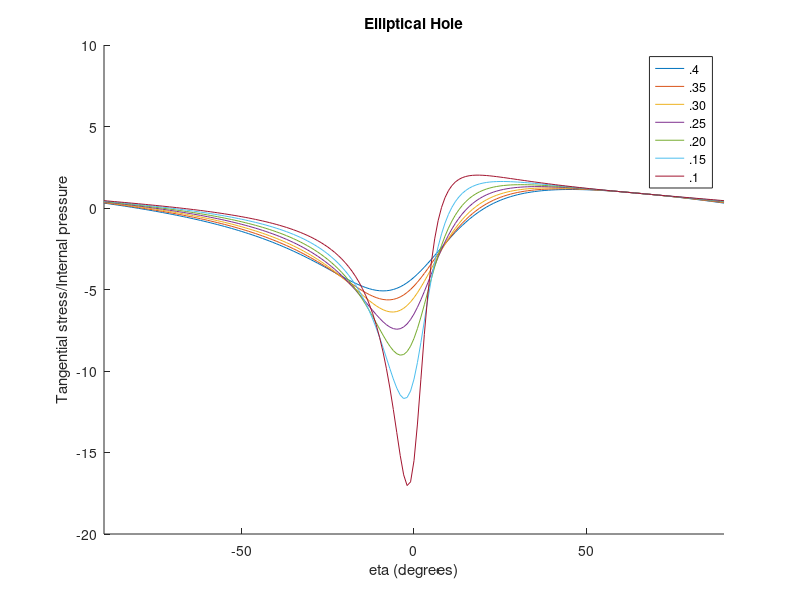

Write MATLAB code to recreate this figure.
% calculate and plot normal stress acting tangential
% to boundary of elliptical hole 
clear all, clf reset; % clear memory and figures
s1 = 0; s3 = -1; p = 0; % remote stress and internal pressure
a = 1; %b = .25; % semi-major and -minor axial lengths
ETD=-90:1:90; ETR=ETD*pi/180;   % angle eta
%amb = a^2 - b^2;
hold on; axis([-90 90 -20 10]); 
xlabel('eta (degrees)'), title('Elliptical Hole');
ylabel('Tangential stress/Internal pressure');
%C=['b' 'g' 'r' 'c' 'm' 'y' 'k'];
be = 60;
for k = .4:-.05:.1
    b = k;
    amb = a^2 - b^2;
    display(amb);
    ber = be*pi/180; % angle beta
    c2b = cos(2*ber); C2E = cos(2*ETR);
    DEN = (a^2 + b^2) - amb*C2E;
    T1 = (s1+s3+2*p)*(2*a*b)./DEN;
    T2 = (s1-s3)*(((a+b)^2)*(cos(2*(ber-ETR))) - amb*c2b)./DEN;
    ST = -p + T1 + T2;
    display(ST);
    plot(ETD,ST);
end
legend('.4','.35', '.30','.25','.20','.15','.1');
hold off;